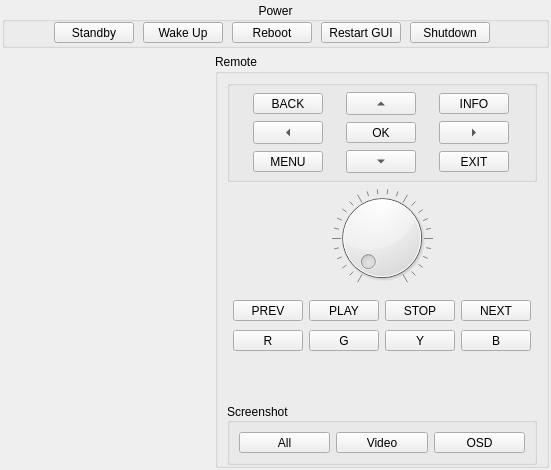
          <widget class="QWidget" name="control_page">
           <layout class="QGridLayout" name="control_page_layout">
            <property name="leftMargin">
             <number>2</number>
            </property>
            <property name="topMargin">
             <number>2</number>
            </property>
            <property name="rightMargin">
             <number>2</number>
            </property>
            <property name="bottomMargin">
             <number>2</number>
            </property>
            <item row="0" column="0">
             <layout class="QVBoxLayout" name="control_main_layout">
              <item>
               <widget class="QGroupBox" name="power_control_box">
                <property name="sizePolicy">
                 <sizepolicy hsizetype="Expanding" vsizetype="Preferred">
                  <horstretch>0</horstretch>
                  <verstretch>0</verstretch>
                 </sizepolicy>
                </property>
                <property name="layoutDirection">
                 <enum>Qt::LeftToRight</enum>
                </property>
                <property name="inputMethodHints">
                 <set>Qt::ImhPreferLowercase</set>
                </property>
                <property name="title">
                 <string>Power</string>
                </property>
                <property name="alignment">
                 <set>Qt::AlignCenter</set>
                </property>
                <layout class="QHBoxLayout" name="power_box_layout">
                 <property name="spacing">
                  <number>9</number>
                 </property>
                 <property name="leftMargin">
                  <number>9</number>
                 </property>
                 <property name="topMargin">
                  <number>0</number>
                 </property>
                 <property name="rightMargin">
                  <number>16</number>
                 </property>
                 <property name="bottomMargin">
                  <number>2</number>
                 </property>
                 <item>
                  <spacer name="power_control_left_spacer">
                   <property name="orientation">
                    <enum>Qt::Horizontal</enum>
                   </property>
                   <property name="sizeHint" stdset="0">
                    <size>
                     <width>40</width>
                     <height>20</height>
                    </size>
                   </property>
                  </spacer>
                 </item>
                 <item>
                  <widget class="QToolButton" name="power_standby_button">
                   <property name="minimumSize">
                    <size>
                     <width>80</width>
                     <height>0</height>
                    </size>
                   </property>
                   <property name="text">
                    <string>Standby</string>
                   </property>
                  </widget>
                 </item>
                 <item>
                  <widget class="QToolButton" name="power_wake_up_button">
                   <property name="minimumSize">
                    <size>
                     <width>80</width>
                     <height>0</height>
                    </size>
                   </property>
                   <property name="text">
                    <string>Wake Up</string>
                   </property>
                  </widget>
                 </item>
                 <item>
                  <widget class="QToolButton" name="power_reboot_button">
                   <property name="minimumSize">
                    <size>
                     <width>80</width>
                     <height>0</height>
                    </size>
                   </property>
                   <property name="text">
                    <string>Reboot</string>
                   </property>
                  </widget>
                 </item>
                 <item>
                  <widget class="QToolButton" name="power_restart_gui_button">
                   <property name="minimumSize">
                    <size>
                     <width>80</width>
                     <height>0</height>
                    </size>
                   </property>
                   <property name="text">
                    <string>Restart GUI</string>
                   </property>
                  </widget>
                 </item>
                 <item>
                  <widget class="QToolButton" name="power_shutdown_button">
                   <property name="minimumSize">
                    <size>
                     <width>80</width>
                     <height>0</height>
                    </size>
                   </property>
                   <property name="text">
                    <string>Shutdown</string>
                   </property>
                  </widget>
                 </item>
                 <item>
                  <spacer name="power_control_right_spacer">
                   <property name="orientation">
                    <enum>Qt::Horizontal</enum>
                   </property>
                   <property name="sizeHint" stdset="0">
                    <size>
                     <width>40</width>
                     <height>20</height>
                    </size>
                   </property>
                  </spacer>
                 </item>
                </layout>
               </widget>
              </item>
              <item>
               <layout class="QHBoxLayout" name="control_horizontal_layout">
                <item>
                 <widget class="QStackedWidget" name="control_stacked_widget">
                  <widget class="QWidget" name="control_info_page"/>
                  <widget class="QWidget" name="control_screenshot_page"/>
                 </widget>
                </item>
                <item>
                 <widget class="QGroupBox" name="remote_controller_box">
                  <property name="sizePolicy">
                   <sizepolicy hsizetype="Fixed" vsizetype="Preferred">
                    <horstretch>0</horstretch>
                    <verstretch>0</verstretch>
                   </sizepolicy>
                  </property>
                  <property name="title">
                   <string>Remote</string>
                  </property>
                  <layout class="QVBoxLayout" name="remote_controller_layout">
                   <property name="leftMargin">
                    <number>9</number>
                   </property>
                   <property name="topMargin">
                    <number>6</number>
                   </property>
                   <property name="rightMargin">
                    <number>9</number>
                   </property>
                   <property name="bottomMargin">
                    <number>0</number>
                   </property>
                   <item>
                    <widget class="QGroupBox" name="center_control_buttons_box">
                     <layout class="QGridLayout" name="center_control_buttons_layout">
                      <property name="leftMargin">
                       <number>6</number>
                      </property>
                      <property name="topMargin">
                       <number>6</number>
                      </property>
                      <property name="rightMargin">
                       <number>6</number>
                      </property>
                      <property name="bottomMargin">
                       <number>6</number>
                      </property>
                      <item row="2" column="1">
                       <widget class="QToolButton" name="control_down_button">
                        <property name="sizePolicy">
                         <sizepolicy hsizetype="Fixed" vsizetype="Fixed">
                          <horstretch>0</horstretch>
                          <verstretch>0</verstretch>
                         </sizepolicy>
                        </property>
                        <property name="minimumSize">
                         <size>
                          <width>70</width>
                          <height>0</height>
                         </size>
                        </property>
                        <property name="text">
                         <string>...</string>
                        </property>
                        <property name="arrowType">
                         <enum>Qt::DownArrow</enum>
                        </property>
                       </widget>
                      </item>
                      <item row="1" column="0">
                       <widget class="QToolButton" name="control_left_button">
                        <property name="minimumSize">
                         <size>
                          <width>70</width>
                          <height>0</height>
                         </size>
                        </property>
                        <property name="text">
                         <string/>
                        </property>
                        <property name="arrowType">
                         <enum>Qt::LeftArrow</enum>
                        </property>
                       </widget>
                      </item>
                      <item row="2" column="0">
                       <widget class="QToolButton" name="control_menu_button">
                        <property name="minimumSize">
                         <size>
                          <width>70</width>
                          <height>0</height>
                         </size>
                        </property>
                        <property name="toolTip">
                         <string notr="true"/>
                        </property>
                        <property name="text">
                         <string notr="true">MENU</string>
                        </property>
                       </widget>
                      </item>
                      <item row="1" column="1">
                       <widget class="QToolButton" name="control_ok_button">
                        <property name="sizePolicy">
                         <sizepolicy hsizetype="Fixed" vsizetype="Fixed">
                          <horstretch>0</horstretch>
                          <verstretch>0</verstretch>
                         </sizepolicy>
                        </property>
                        <property name="minimumSize">
                         <size>
                          <width>70</width>
                          <height>0</height>
                         </size>
                        </property>
                        <property name="text">
                         <string>OK</string>
                        </property>
                       </widget>
                      </item>
                      <item row="2" column="2">
                       <widget class="QToolButton" name="control_exit_button">
                        <property name="sizePolicy">
                         <sizepolicy hsizetype="Fixed" vsizetype="Fixed">
                          <horstretch>0</horstretch>
                          <verstretch>0</verstretch>
                         </sizepolicy>
                        </property>
                        <property name="minimumSize">
                         <size>
                          <width>70</width>
                          <height>0</height>
                         </size>
                        </property>
                        <property name="toolTip">
                         <string notr="true"/>
                        </property>
                        <property name="text">
                         <string notr="true">EXIT</string>
                        </property>
                       </widget>
                      </item>
                      <item row="0" column="0">
                       <widget class="QToolButton" name="control_back_button">
                        <property name="minimumSize">
                         <size>
                          <width>70</width>
                          <height>0</height>
                         </size>
                        </property>
                        <property name="toolTip">
                         <string notr="true"/>
                        </property>
                        <property name="text">
                         <string notr="true">BACK</string>
                        </property>
                       </widget>
                      </item>
                      <item row="0" column="2">
                       <widget class="QToolButton" name="control_info_button">
                        <property name="minimumSize">
                         <size>
                          <width>70</width>
                          <height>0</height>
                         </size>
                        </property>
                        <property name="toolTip">
                         <string notr="true"/>
                        </property>
                        <property name="text">
                         <string notr="true">INFO</string>
                        </property>
                       </widget>
                      </item>
                      <item row="1" column="2">
                       <widget class="QToolButton" name="control_right_button">
                        <property name="minimumSize">
                         <size>
                          <width>70</width>
                          <height>0</height>
                         </size>
                        </property>
                        <property name="text">
                         <string/>
                        </property>
                        <property name="arrowType">
                         <enum>Qt::RightArrow</enum>
                        </property>
                       </widget>
                      </item>
                      <item row="0" column="1">
                       <widget class="QToolButton" name="control_up_button">
                        <property name="sizePolicy">
                         <sizepolicy hsizetype="Fixed" vsizetype="Fixed">
                          <horstretch>0</horstretch>
                          <verstretch>0</verstretch>
                         </sizepolicy>
                        </property>
                        <property name="minimumSize">
                         <size>
                          <width>70</width>
                          <height>0</height>
                         </size>
                        </property>
                        <property name="text">
                         <string>...</string>
                        </property>
                        <property name="arrowType">
                         <enum>Qt::UpArrow</enum>
                        </property>
                       </widget>
                      </item>
                     </layout>
                    </widget>
                   </item>
                   <item>
                    <widget class="QDial" name="control_volume_dial">
                     <property name="toolTip">
                      <string>Volume</string>
                     </property>
                     <property name="tracking">
                      <bool>true</bool>
                     </property>
                     <property name="invertedAppearance">
                      <bool>false</bool>
                     </property>
                     <property name="invertedControls">
                      <bool>false</bool>
                     </property>
                     <property name="notchesVisible">
                      <bool>true</bool>
                     </property>
                    </widget>
                   </item>
                   <item>
                    <layout class="QGridLayout" name="media_extra_control_layout">
                     <property name="leftMargin">
                      <number>6</number>
                     </property>
                     <property name="topMargin">
                      <number>6</number>
                     </property>
                     <property name="rightMargin">
                      <number>6</number>
                     </property>
                     <property name="bottomMargin">
                      <number>6</number>
                     </property>
                     <property name="verticalSpacing">
                      <number>9</number>
                     </property>
                     <item row="0" column="1">
                      <widget class="QToolButton" name="media_play_button">
                       <property name="minimumSize">
                        <size>
                         <width>70</width>
                         <height>0</height>
                        </size>
                       </property>
                       <property name="text">
                        <string>PLAY</string>
                       </property>
                       <property name="icon">
                        <iconset theme="media-playback-start">
                         <normaloff>.</normaloff>.</iconset>
                       </property>
                      </widget>
                     </item>
                     <item row="0" column="2">
                      <widget class="QToolButton" name="media_stop_button">
                       <property name="minimumSize">
                        <size>
                         <width>70</width>
                         <height>0</height>
                        </size>
                       </property>
                       <property name="text">
                        <string>STOP</string>
                       </property>
                       <property name="icon">
                        <iconset theme="media-playback-stop">
                         <normaloff>.</normaloff>.</iconset>
                       </property>
                      </widget>
                     </item>
                     <item row="0" column="0">
                      <widget class="QToolButton" name="media_prev_button">
                       <property name="minimumSize">
                        <size>
                         <width>70</width>
                         <height>0</height>
                        </size>
                       </property>
                       <property name="text">
                        <string>PREV</string>
                       </property>
                       <property name="icon">
                        <iconset theme="media-skip-backward">
                         <normaloff>.</normaloff>.</iconset>
                       </property>
                      </widget>
                     </item>
                     <item row="0" column="3">
                      <widget class="QToolButton" name="media_next_button">
                       <property name="minimumSize">
                        <size>
                         <width>70</width>
                         <height>0</height>
                        </size>
                       </property>
                       <property name="text">
                        <string>NEXT</string>
                       </property>
                       <property name="icon">
                        <iconset theme="media-skip-forward">
                         <normaloff>.</normaloff>.</iconset>
                       </property>
                      </widget>
                     </item>
                     <item row="1" column="0">
                      <widget class="QToolButton" name="red_button">
                       <property name="minimumSize">
                        <size>
                         <width>70</width>
                         <height>0</height>
                        </size>
                       </property>
                       <property name="autoFillBackground">
                        <bool>false</bool>
                       </property>
                       <property name="text">
                        <string notr="true">R</string>
                       </property>
                      </widget>
                     </item>
                     <item row="1" column="2">
                      <widget class="QToolButton" name="yellow_button">
                       <property name="minimumSize">
                        <size>
                         <width>70</width>
                         <height>0</height>
                        </size>
                       </property>
                       <property name="text">
                        <string notr="true">Y</string>
                       </property>
                      </widget>
                     </item>
                     <item row="1" column="1">
                      <widget class="QToolButton" name="green_button">
                       <property name="minimumSize">
                        <size>
                         <width>70</width>
                         <height>0</height>
                        </size>
                       </property>
                       <property name="text">
                        <string notr="true">G</string>
                       </property>
                      </widget>
                     </item>
                     <item row="1" column="3">
                      <widget class="QToolButton" name="blue_button">
                       <property name="minimumSize">
                        <size>
                         <width>70</width>
                         <height>0</height>
                        </size>
                       </property>
                       <property name="autoFillBackground">
                        <bool>false</bool>
                       </property>
                       <property name="text">
                        <string notr="true">B</string>
                       </property>
                      </widget>
                     </item>
                    </layout>
                   </item>
                   <item>
                    <spacer name="control_bottom_spacer">
                     <property name="orientation">
                      <enum>Qt::Vertical</enum>
                     </property>
                     <property name="sizeHint" stdset="0">
                      <size>
                       <width>20</width>
                       <height>40</height>
                      </size>
                     </property>
                    </spacer>
                   </item>
                   <item>
                    <widget class="QGroupBox" name="screenshot_control_box">
                     <property name="title">
                      <string>Screenshot</string>
                     </property>
                     <property name="alignment">
                      <set>Qt::AlignLeading|Qt::AlignLeft|Qt::AlignVCenter</set>
                     </property>
                     <layout class="QHBoxLayout" name="screenshot_control_layout">
                      <property name="leftMargin">
                       <number>9</number>
                      </property>
                      <property name="topMargin">
                       <number>9</number>
                      </property>
                      <property name="rightMargin">
                       <number>9</number>
                      </property>
                      <property name="bottomMargin">
                       <number>9</number>
                      </property>
                      <item>
                       <widget class="QToolButton" name="screenshot_all_button">
                        <property name="sizePolicy">
                         <sizepolicy hsizetype="Preferred" vsizetype="Fixed">
                          <horstretch>0</horstretch>
                          <verstretch>0</verstretch>
                         </sizepolicy>
                        </property>
                        <property name="text">
                         <string>All</string>
                        </property>
                       </widget>
                      </item>
                      <item>
                       <widget class="QToolButton" name="screenshot_video_button">
                        <property name="sizePolicy">
                         <sizepolicy hsizetype="Preferred" vsizetype="Fixed">
                          <horstretch>0</horstretch>
                          <verstretch>0</verstretch>
                         </sizepolicy>
                        </property>
                        <property name="text">
                         <string>Video</string>
                        </property>
                       </widget>
                      </item>
                      <item>
                       <widget class="QToolButton" name="screenshot_osd_button">
                        <property name="sizePolicy">
                         <sizepolicy hsizetype="Preferred" vsizetype="Fixed">
                          <horstretch>0</horstretch>
                          <verstretch>0</verstretch>
                         </sizepolicy>
                        </property>
                        <property name="text">
                         <string>OSD</string>
                        </property>
                       </widget>
                      </item>
                     </layout>
                    </widget>
                   </item>
                  </layout>
                 </widget>
                </item>
               </layout>
              </item>
             </layout>
            </item>
           </layout>
          </widget>
